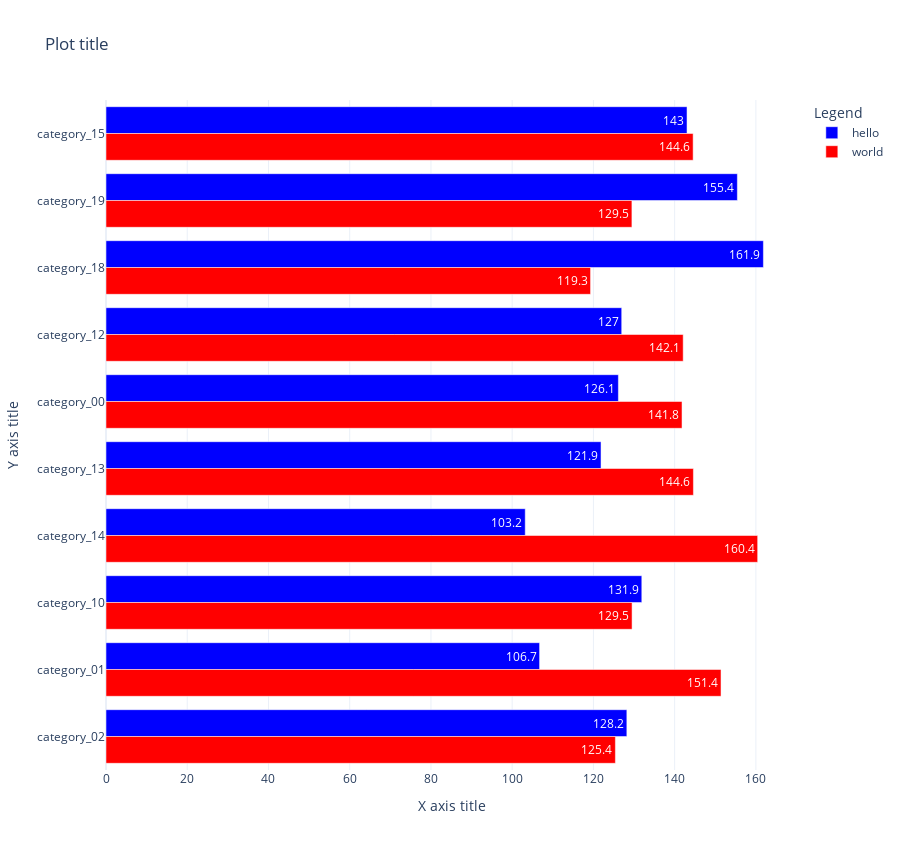

This figure's notebook cell:
### Code cell
# Grouped horizontal bar chart with multiple categories

e = d.groupby(['category', 'subcategory'])[['x']].sum().reset_index().sort_values('x', ascending=True)
categories = e.groupby(['category']).x.sum().reset_index().sort_values('x', ascending=False).category.head(10)
subcategories = ['hello', 'world']
colors = ['blue', 'red']

fig = go.Figure()
for i, subcategory in enumerate(subcategories):
    fig.add_trace(go.Bar(
        x=e[(e.category.isin(categories)) & (e.subcategory==subcategory)].x,
        y=e[(e.category.isin(categories)) & (e.subcategory==subcategory)].category,
        text=e[(e.category.isin(categories)) & (e.subcategory==subcategory)].x.round(1),
        name=subcategory,
        showlegend=True,
        marker=dict(color=colors[i])))
fig.update_layout(
    barmode='group',
    template='plotly_white',
    width=900,
    height=50 + len(categories) * len(subcategories) * 40,
    title='Plot title',
    legend_title='Legend',
    showlegend=True)
fig.update_traces(orientation='h')
fig.update_xaxes(
    title='X axis title',
    range=None,
    dtick=None)
fig.update_yaxes(
    title='Y axis title',
    autorange='reversed',
    categoryorder='array',
    categoryarray=categories)
fig.show()

### Figure 1 — Plotly figure (JSON) as saved in the notebook; plotly's stock layout.template omitted (floating-point values rounded to 4 significant figures)
{"data": [{"marker": {"color": "blue"}, "name": "hello", "orientation": "h", "showlegend": true, "text": [103.2, 106.7, 121.9, 126.1, 127, 128.2, 131.9, 143, 155.4, 161.9], "type": "bar", "x": [103.2, 106.7, 121.9, 126.1, 127.0, 128.2, 131.9, 143.0, 155.4, 161.9], "y": ["category_14", "category_01", "category_13", "category_00", "category_12", "category_02", "category_10", "category_15", "category_19", "category_18"]}, {"marker": {"color": "red"}, "name": "world", "orientation": "h", "showlegend": true, "text": [119.3, 125.4, 129.5, 129.5, 141.8, 142.1, 144.6, 144.6, 151.4, 160.4], "type": "bar", "x": [119.3, 125.4, 129.5, 129.5, 141.8, 142.1, 144.6, 144.6, 151.4, 160.4], "y": ["category_18", "category_02", "category_19", "category_10", "category_00", "category_12", "category_15", "category_13", "category_01", "category_14"]}], "layout": {"barmode": "group", "height": 850, "legend": {"title": {"text": "Legend"}}, "showlegend": true, "title": {"text": "Plot title"}, "width": 900, "xaxis": {"title": {"text": "X axis title"}}, "yaxis": {"autorange": "reversed", "categoryarray": ["category_15", "category_19", "category_18", "category_12", "category_00", "category_13", "category_14", "category_10", "category_01", "category_02"], "categoryorder": "array", "title": {"text": "Y axis title"}}}}
